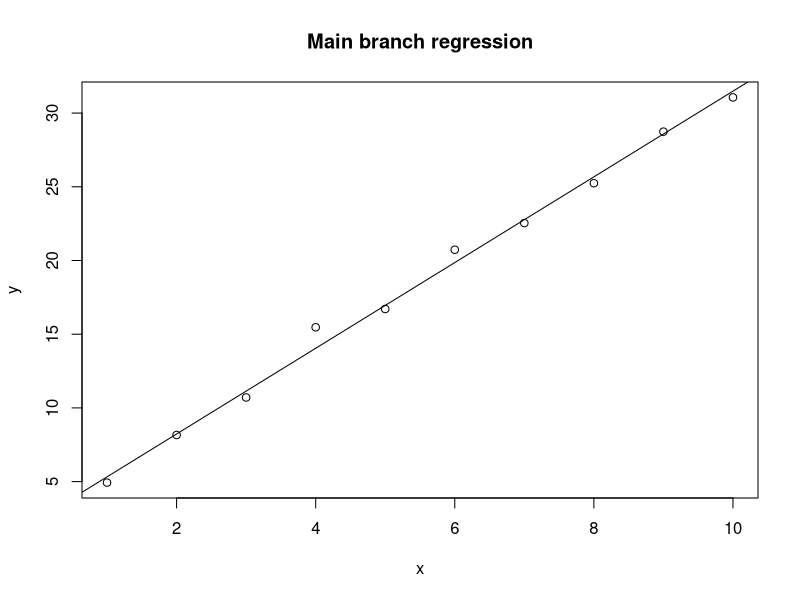

R code for this plot:
x <- 1:10
y <- 2 + 3*x + rnorm(10)
z <- rnorm(10)
model <- lm(y ~ x + z)
summary(model)
plot(x, y, main = "Main branch regression")
abline(model)
